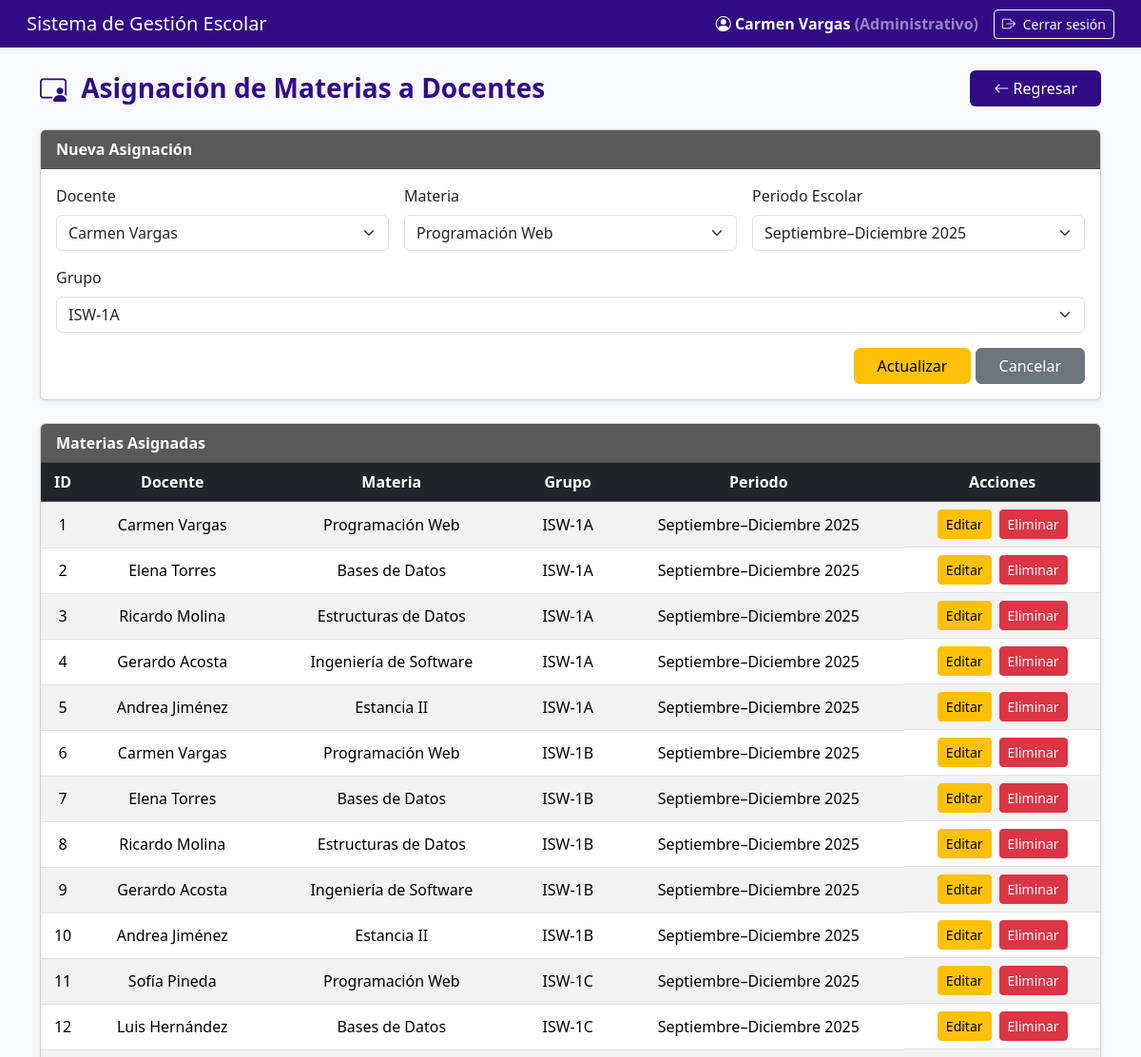
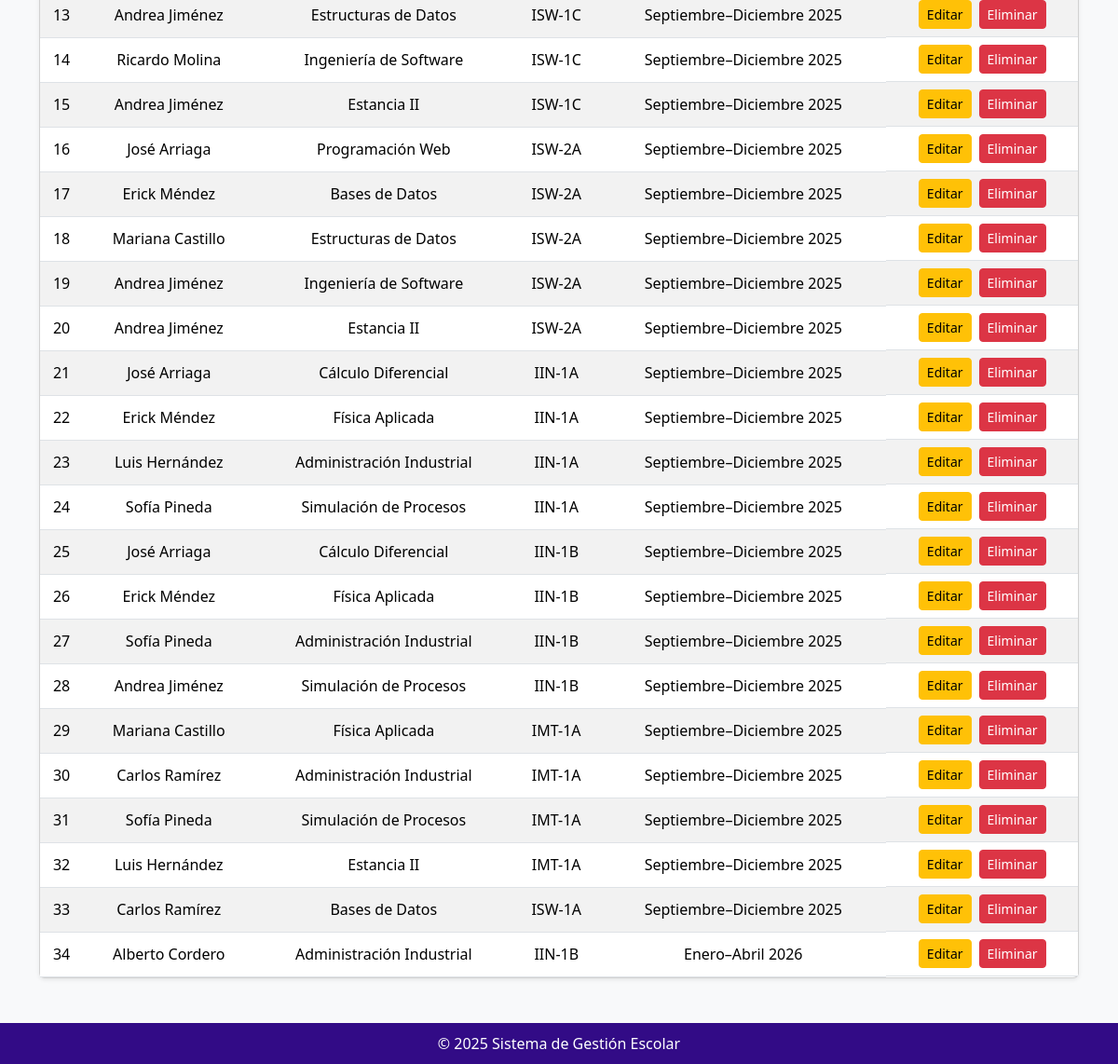
The page /app/views/asignacionesView.php?edit=1 (signed in) on the database its author committed (2 pictures, top to bottom).
### tables this page shows
CREATE TABLE `asignaciones` (
  `idAsignacion` int(11) NOT NULL AUTO_INCREMENT,
  `idDocente` int(11) NOT NULL,
  `idMateria` int(11) NOT NULL,
  `idGrupo` int(11) NOT NULL,
  `idPeriodo` int(11) NOT NULL,
  PRIMARY KEY (`idAsignacion`),
  KEY `idDocente` (`idDocente`),
  KEY `idMateria` (`idMateria`),
  KEY `idGrupo` (`idGrupo`),
  KEY `idPeriodo` (`idPeriodo`),
  CONSTRAINT `asignaciones_ibfk_1` FOREIGN KEY (`idDocente`) REFERENCES `docentes` (`idDocente`) ON DELETE CASCADE ON UPDATE CASCADE,
  CONSTRAINT `asignaciones_ibfk_2` FOREIGN KEY (`idMateria`) REFERENCES `materias` (`idMateria`) ON DELETE CASCADE ON UPDATE CASCADE,
  CONSTRAINT `asignaciones_ibfk_3` FOREIGN KEY (`idGrupo`) REFERENCES `grupos` (`idGrupo`) ON DELETE CASCADE ON UPDATE CASCADE,
  CONSTRAINT `asignaciones_ibfk_4` FOREIGN KEY (`idPeriodo`) REFERENCES `periodosescolares` (`idPeriodo`) ON DELETE CASCADE ON UPDATE CASCADE
);

CREATE TABLE `materias` (
  `idMateria` int(11) NOT NULL AUTO_INCREMENT,
  `nombreMateria` varchar(100) NOT NULL,
  `claveMateria` varchar(20) NOT NULL,
  `horasSemana` int(11) DEFAULT NULL,
  `idPeriodo` int(11) DEFAULT NULL,
  PRIMARY KEY (`idMateria`),
  UNIQUE KEY `claveMateria` (`claveMateria`),
  KEY `idPeriodo` (`idPeriodo`),
  CONSTRAINT `materias_ibfk_1` FOREIGN KEY (`idPeriodo`) REFERENCES `periodosescolares` (`idPeriodo`) ON DELETE CASCADE ON UPDATE CASCADE
);

CREATE TABLE `grupos` (
  `idGrupo` int(11) NOT NULL AUTO_INCREMENT,
  `nombreGrupo` varchar(50) NOT NULL,
  `idCarrera` int(11) NOT NULL,
  `idPeriodo` int(11) NOT NULL,
  PRIMARY KEY (`idGrupo`),
  KEY `idCarrera` (`idCarrera`),
  KEY `idPeriodo` (`idPeriodo`),
  CONSTRAINT `grupos_ibfk_1` FOREIGN KEY (`idCarrera`) REFERENCES `carreras` (`idCarrera`) ON DELETE CASCADE ON UPDATE CASCADE,
  CONSTRAINT `grupos_ibfk_2` FOREIGN KEY (`idPeriodo`) REFERENCES `periodosescolares` (`idPeriodo`) ON DELETE CASCADE ON UPDATE CASCADE
);

CREATE TABLE `periodosescolares` (
  `idPeriodo` int(11) NOT NULL AUTO_INCREMENT,
  `nombrePeriodo` varchar(50) NOT NULL,
  `fechaInicio` date NOT NULL,
  `fechaFin` date NOT NULL,
  PRIMARY KEY (`idPeriodo`)
);

### app/models/asignacionModel.php (called while the page is built, shortened)
<?php
class AsignacionModel {
    private $connection;
    public function __construct($connection) {
        $this->connection = $connection;
    }
    public function obtenerDocentes() {
        $sql = "SELECT d.idDocente, CONCAT(u.nombres,' ',u.apePaterno) AS nombre
                FROM docentes d
                INNER JOIN usuarios u ON u.idUsuario = d.idUsuario
                ORDER BY u.nombres ASC";
        return $this->connection->query($sql);
    }
    public function obtenerMaterias() {
        return $this->connection->query("SELECT idMateria, nombreMateria FROM materias ORDER BY nombreMateria ASC");
    }
    public function obtenerGrupos() {
        return $this->connection->query("SELECT idGrupo, nombreGrupo FROM grupos ORDER BY nombreGrupo ASC");
    }
    public function obtenerPeriodos() {
        return $this->connection->query("SELECT idPeriodo, nombrePeriodo FROM periodosEscolares ORDER BY fechaInicio DESC");
    }
    public function obtenerAsignaciones() {
        $sql = "SELECT a.idAsignacion,
                       CONCAT(u.nombres,' ',u.apePaterno) AS docente,
                       m.nombreMateria,
                       g.nombreGrupo,
                       p.nombrePeriodo
                FROM asignaciones a
                INNER JOIN docentes d ON d.idDocente = a.idDocente
                INNER JOIN usuarios u ON u.idUsuario = d.idUsuario
                INNER JOIN materias m ON m.idMateria = a.idMateria
                INNER JOIN grupos g ON g.idGrupo = a.idGrupo
                INNER JOIN periodosEscolares p ON p.idPeriodo = a.idPeriodo
                ORDER BY a.idAsignacion ASC";
        return $this->connection->query($sql);
    }
    public function obtenerAsignacionPorId($id) {
        $stmt = $this->connection->prepare("SELECT idAsignacion, idDocente, idMateria, idGrupo, idPeriodo FROM asignaciones WHERE idAsignacion=?");
        $stmt->bind_param("i", $id);
        $stmt->execute();
        return $stmt->get_result()->fetch_assoc();
    }
}

### app/views/asignacionesView.php (the view, shortened to what this page needs)
<?php
require_once __DIR__ . '/../../config/db_connection.php';
require_once __DIR__ . '/../../app/models/asignacionModel.php';
$nombreUsuario = $_SESSION['usuario']['nombre'] ?? 'Usuario';
$rolUsuario    = $_SESSION['usuario']['rol'] ?? 'Sin rol';
$model = new AsignacionModel($connection);
$model->syncDocentes();
$docentes      = $model->obtenerDocentes();
$materias      = $model->obtenerMaterias();
$grupos        = $model->obtenerGrupos();
$periodos      = $model->obtenerPeriodos();
$asignaciones  = $model->obtenerAsignaciones();
$modo = isset($_GET['edit']) ? 'editar' : 'insertar';
$asigEditar = null;
if ($modo === 'editar') {
  $asigEditar = $model->obtenerAsignacionPorId(intval($_GET['edit']));
}
?>
<!DOCTYPE html>
<html lang="es">
<head>
  <link href="https://cdn.jsdelivr.net/npm/bootstrap@5.3.3/dist/css/bootstrap.min.css" rel="stylesheet">
  <link rel="stylesheet" href="https://cdn.jsdelivr.net/npm/bootstrap-icons@1.11.3/font/bootstrap-icons.css">
</head>
<body>
<nav class="navbar navbar-expand-lg navbar-dark px-3">
  <div class="container-fluid d-flex justify-content-between align-items-center">
    <span class="navbar-brand h5 mb-0 text-white">Sistema de Gestión Escolar</span>
    <div class="d-flex align-items-center">
      <div class="text-white fw-semibold me-3">
        <i class="bi bi-person-circle"></i>
        <?= htmlspecialchars($nombreUsuario) ?>
        <span class="text-white-50">(<?= htmlspecialchars($rolUsuario) ?>)</span>
      </div>
      <a href="<?= BASE_URL ?>index.php?action=logout" class="btn btn-outline-light btn-sm">
        <i class="bi bi-box-arrow-right me-1"></i> Cerrar sesión
      </a>
    </div>
  </div>
</nav>
<div class="container mt-4 mb-5">
  <div class="d-flex justify-content-between align-items-center mb-4">
    <h3 class="titulo-pagina m-0">
        <i class="bi bi-person-video3 me-2"></i> Asignación de Materias a Docentes
    </h3>
    <a href="<?= BASE_URL ?>index.php?action=<?= $rolUsuario === 'Administrativo' ? 'dashboard_administrativo' : 'dashboard' ?>"
      class="btn btn-regresar px-4">
        <i class="bi bi-arrow-left"></i> Regresar
    </a>
</div>
  <div class="card mb-4 shadow-sm">
    <div class="card-header fw-semibold">Nueva Asignación</div>
    <div class="card-body">
      <form method="POST" action="../controllers/asignacionController.php" class="row g-3">
        <div class="col-md-4">
          <label class="form-label">Docente</label>
          <select name="idDocente" class="form-select" required>
            <?php
              $docentes->data_seek(0);
              while($d = $docentes->fetch_assoc()):
                $sel = ($modo==='editar' && $asigEditar && $asigEditar['idDocente']==$d['idDocente']) ? 'selected' : '';
            ?>
              <option value="<?= $d['idDocente'] ?>" <?= $sel ?>><?= htmlspecialchars($d['nombre']) ?></option>
            <?php endwhile; ?>
          </select>
        </div>
        <div class="col-md-4">
          <label class="form-label">Materia</label>
          <select name="idMateria" class="form-select" required>
            <?php
              $materias->data_seek(0);
              while($m = $materias->fetch_assoc()):
                $sel = ($modo==='editar' && $asigEditar && $asigEditar['idMateria']==$m['idMateria']) ? 'selected' : '';
            ?>
              <option value="<?= $m['idMateria'] ?>" <?= $sel ?>><?= htmlspecialchars($m['nombreMateria']) ?></option>
            <?php endwhile; ?>
          </select>
        </div>
        <div class="col-md-4">
          <label class="form-label">Periodo Escolar</label>
          <select name="idPeriodo" class="form-select" required>
            <?php
              $periodos->data_seek(0);
              while($p = $periodos->fetch_assoc()):
                $sel = ($modo==='editar' && $asigEditar && $asigEditar['idPeriodo']==$p['idPeriodo']) ? 'selected' : '';
            ?>
              <option value="<?= $p['idPeriodo'] ?>" <?= $sel ?>><?= htmlspecialchars($p['nombrePeriodo']) ?></option>
            <?php endwhile; ?>
          </select>
        </div>
        <div class="col-md-12">
          <label class="form-label">Grupo</label>
          <select name="idGrupo" class="form-select" required>
            <?php
              $grupos->data_seek(0);
              while($g = $grupos->fetch_assoc()):
                $sel = ($modo==='editar' && $asigEditar && $asigEditar['idGrupo']==$g['idGrupo']) ? 'selected' : '';
            ?>
              <option value="<?= $g['idGrupo'] ?>" <?= $sel ?>><?= htmlspecialchars($g['nombreGrupo']) ?></option>
            <?php endwhile; ?>
          </select>
        </div>
        <div class="col-12 text-end">
          <?php if ($modo === 'editar' && $asigEditar): ?>
            <button type="submit" name="actualizar" class="btn btn-warning px-4">Actualizar</button>
            <a href="asignacionesView.php" class="btn btn-secondary px-4">Cancelar</a>
          <?php else: ?>
            <button type="submit" name="insertar" class="btn btn-success px-4">Asignar</button>
          <?php endif; ?>
        </div>
      </form>
    </div>
  </div>
  <div class="card shadow-sm">
    <div class="card-header fw-semibold">Materias Asignadas</div>
    <div class="card-body p-0">
      <table class="table table-striped mb-0 text-center align-middle">
        <thead class="table-dark">
          <tr>
            <th>ID</th>
            <th>Docente</th>
            <th>Materia</th>
            <th>Grupo</th>
            <th>Periodo</th>
            <th>Acciones</th>
          </tr>
        </thead>
        <tbody>
          <?php while($a = $asignaciones->fetch_assoc()): ?>
            <tr>
              <td><?= $a['idAsignacion'] ?></td>
              <td><?= htmlspecialchars($a['docente']) ?></td>
              <td><?= htmlspecialchars($a['nombreMateria']) ?></td>
              <td><?= htmlspecialchars($a['nombreGrupo']) ?></td>
              <td><?= htmlspecialchars($a['nombrePeriodo']) ?></td>
              <td class="d-flex gap-2 justify-content-center">
                <a href="asignacionesView.php?edit=<?= $a['idAsignacion'] ?>" class="btn btn-warning btn-sm">Editar</a>
                <a href="../controllers/asignacionController.php?delete=<?= $a['idAsignacion'] ?>"
                   class="btn btn-danger btn-sm"
                   onclick="return confirm('¿Seguro que deseas eliminar esta asignación?');">Eliminar</a>
              </td>
            </tr>
          <?php endwhile; ?>
        </tbody>
      </table>
    </div>
  </div>
</div>
<footer>© 2025 Sistema de Gestión Escolar</footer>
</body>
</html>

### rows shown on the page
asignaciones: idAsignacion "1", docente "Carmen Vargas", idMateria.nombreMateria "Programación Web", idGrupo.nombreGrupo "ISW-1A", idPeriodo.nombrePeriodo "Septiembre–Diciembre 2025"
asignaciones: idAsignacion "2", docente "Elena Torres", idMateria.nombreMateria "Bases de Datos", idGrupo.nombreGrupo "ISW-1A", idPeriodo.nombrePeriodo "Septiembre–Diciembre 2025"
asignaciones: idAsignacion "3", docente "Ricardo Molina", idMateria.nombreMateria "Estructuras de Datos", idGrupo.nombreGrupo "ISW-1A", idPeriodo.nombrePeriodo "Septiembre–Diciembre 2025"
asignaciones: idAsignacion "4", docente "Gerardo Acosta", idMateria.nombreMateria "Ingeniería de Software", idGrupo.nombreGrupo "ISW-1A", idPeriodo.nombrePeriodo "Septiembre–Diciembre 2025"
asignaciones: idAsignacion "5", docente "Andrea Jiménez", idMateria.nombreMateria "Estancia II", idGrupo.nombreGrupo "ISW-1A", idPeriodo.nombrePeriodo "Septiembre–Diciembre 2025"
asignaciones: idAsignacion "6", docente "Carmen Vargas", idMateria.nombreMateria "Programación Web", idGrupo.nombreGrupo "ISW-1B", idPeriodo.nombrePeriodo "Septiembre–Diciembre 2025"
asignaciones: idAsignacion "7", docente "Elena Torres", idMateria.nombreMateria "Bases de Datos", idGrupo.nombreGrupo "ISW-1B", idPeriodo.nombrePeriodo "Septiembre–Diciembre 2025"
asignaciones: idAsignacion "8", docente "Ricardo Molina", idMateria.nombreMateria "Estructuras de Datos", idGrupo.nombreGrupo "ISW-1B", idPeriodo.nombrePeriodo "Septiembre–Diciembre 2025"
asignaciones: idAsignacion "9", docente "Gerardo Acosta", idMateria.nombreMateria "Ingeniería de Software", idGrupo.nombreGrupo "ISW-1B", idPeriodo.nombrePeriodo "Septiembre–Diciembre 2025"
asignaciones: idAsignacion "10", docente "Andrea Jiménez", idMateria.nombreMateria "Estancia II", idGrupo.nombreGrupo "ISW-1B", idPeriodo.nombrePeriodo "Septiembre–Diciembre 2025"
asignaciones: idAsignacion "11", docente "Sofía Pineda", idMateria.nombreMateria "Programación Web", idGrupo.nombreGrupo "ISW-1C", idPeriodo.nombrePeriodo "Septiembre–Diciembre 2025"
asignaciones: idAsignacion "12", docente "Luis Hernández", idMateria.nombreMateria "Bases de Datos", idGrupo.nombreGrupo "ISW-1C", idPeriodo.nombrePeriodo "Septiembre–Diciembre 2025"
asignaciones: idAsignacion "13", docente "Andrea Jiménez", idMateria.nombreMateria "Estructuras de Datos", idGrupo.nombreGrupo "ISW-1C", idPeriodo.nombrePeriodo "Septiembre–Diciembre 2025"
asignaciones: idAsignacion "14", docente "Ricardo Molina", idMateria.nombreMateria "Ingeniería de Software", idGrupo.nombreGrupo "ISW-1C", idPeriodo.nombrePeriodo "Septiembre–Diciembre 2025"
asignaciones: idAsignacion "15", docente "Andrea Jiménez", idMateria.nombreMateria "Estancia II", idGrupo.nombreGrupo "ISW-1C", idPeriodo.nombrePeriodo "Septiembre–Diciembre 2025"
asignaciones: idAsignacion "16", docente "José Arriaga", idMateria.nombreMateria "Programación Web", idGrupo.nombreGrupo "ISW-2A", idPeriodo.nombrePeriodo "Septiembre–Diciembre 2025"
asignaciones: idAsignacion "17", docente "Erick Méndez", idMateria.nombreMateria "Bases de Datos", idGrupo.nombreGrupo "ISW-2A", idPeriodo.nombrePeriodo "Septiembre–Diciembre 2025"
asignaciones: idAsignacion "18", docente "Mariana Castillo", idMateria.nombreMateria "Estructuras de Datos", idGrupo.nombreGrupo "ISW-2A", idPeriodo.nombrePeriodo "Septiembre–Diciembre 2025"
asignaciones: idAsignacion "19", docente "Andrea Jiménez", idMateria.nombreMateria "Ingeniería de Software", idGrupo.nombreGrupo "ISW-2A", idPeriodo.nombrePeriodo "Septiembre–Diciembre 2025"
asignaciones: idAsignacion "20", docente "Andrea Jiménez", idMateria.nombreMateria "Estancia II", idGrupo.nombreGrupo "ISW-2A", idPeriodo.nombrePeriodo "Septiembre–Diciembre 2025"
asignaciones: idAsignacion "21", docente "José Arriaga", idMateria.nombreMateria "Cálculo Diferencial", idGrupo.nombreGrupo "IIN-1A", idPeriodo.nombrePeriodo "Septiembre–Diciembre 2025"
asignaciones: idAsignacion "22", docente "Erick Méndez", idMateria.nombreMateria "Física Aplicada", idGrupo.nombreGrupo "IIN-1A", idPeriodo.nombrePeriodo "Septiembre–Diciembre 2025"
asignaciones: idAsignacion "23", docente "Luis Hernández", idMateria.nombreMateria "Administración Industrial", idGrupo.nombreGrupo "IIN-1A", idPeriodo.nombrePeriodo "Septiembre–Diciembre 2025"
asignaciones: idAsignacion "24", docente "Sofía Pineda", idMateria.nombreMateria "Simulación de Procesos", idGrupo.nombreGrupo "IIN-1A", idPeriodo.nombrePeriodo "Septiembre–Diciembre 2025"
asignaciones: idAsignacion "25", docente "José Arriaga", idMateria.nombreMateria "Cálculo Diferencial", idGrupo.nombreGrupo "IIN-1B", idPeriodo.nombrePeriodo "Septiembre–Diciembre 2025"
asignaciones: idAsignacion "26", docente "Erick Méndez", idMateria.nombreMateria "Física Aplicada", idGrupo.nombreGrupo "IIN-1B", idPeriodo.nombrePeriodo "Septiembre–Diciembre 2025"
asignaciones: idAsignacion "27", docente "Sofía Pineda", idMateria.nombreMateria "Administración Industrial", idGrupo.nombreGrupo "IIN-1B", idPeriodo.nombrePeriodo "Septiembre–Diciembre 2025"
asignaciones: idAsignacion "28", docente "Andrea Jiménez", idMateria.nombreMateria "Simulación de Procesos", idGrupo.nombreGrupo "IIN-1B", idPeriodo.nombrePeriodo "Septiembre–Diciembre 2025"
asignaciones: idAsignacion "29", docente "Mariana Castillo", idMateria.nombreMateria "Física Aplicada", idGrupo.nombreGrupo "IMT-1A", idPeriodo.nombrePeriodo "Septiembre–Diciembre 2025"
asignaciones: idAsignacion "30", docente "Carlos Ramírez", idMateria.nombreMateria "Administración Industrial", idGrupo.nombreGrupo "IMT-1A", idPeriodo.nombrePeriodo "Septiembre–Diciembre 2025"
asignaciones: idAsignacion "31", docente "Sofía Pineda", idMateria.nombreMateria "Simulación de Procesos", idGrupo.nombreGrupo "IMT-1A", idPeriodo.nombrePeriodo "Septiembre–Diciembre 2025"
asignaciones: idAsignacion "32", docente "Luis Hernández", idMateria.nombreMateria "Estancia II", idGrupo.nombreGrupo "IMT-1A", idPeriodo.nombrePeriodo "Septiembre–Diciembre 2025"
asignaciones: idAsignacion "33", docente "Carlos Ramírez", idMateria.nombreMateria "Bases de Datos", idGrupo.nombreGrupo "ISW-1A", idPeriodo.nombrePeriodo "Septiembre–Diciembre 2025"
asignaciones: idAsignacion "34", docente "Alberto Cordero", idMateria.nombreMateria "Administración Industrial", idGrupo.nombreGrupo "IIN-1B", idPeriodo.nombrePeriodo "Enero–Abril 2026"

### other values the page prints
$nombreUsuario "Carmen Vargas"
$rolUsuario "Administrativo"
form field idDocente "Carmen Vargas"
form field idMateria "Programación Web"
form field idPeriodo "Septiembre–Diciembre 2025"
form field idGrupo "ISW-1A"
